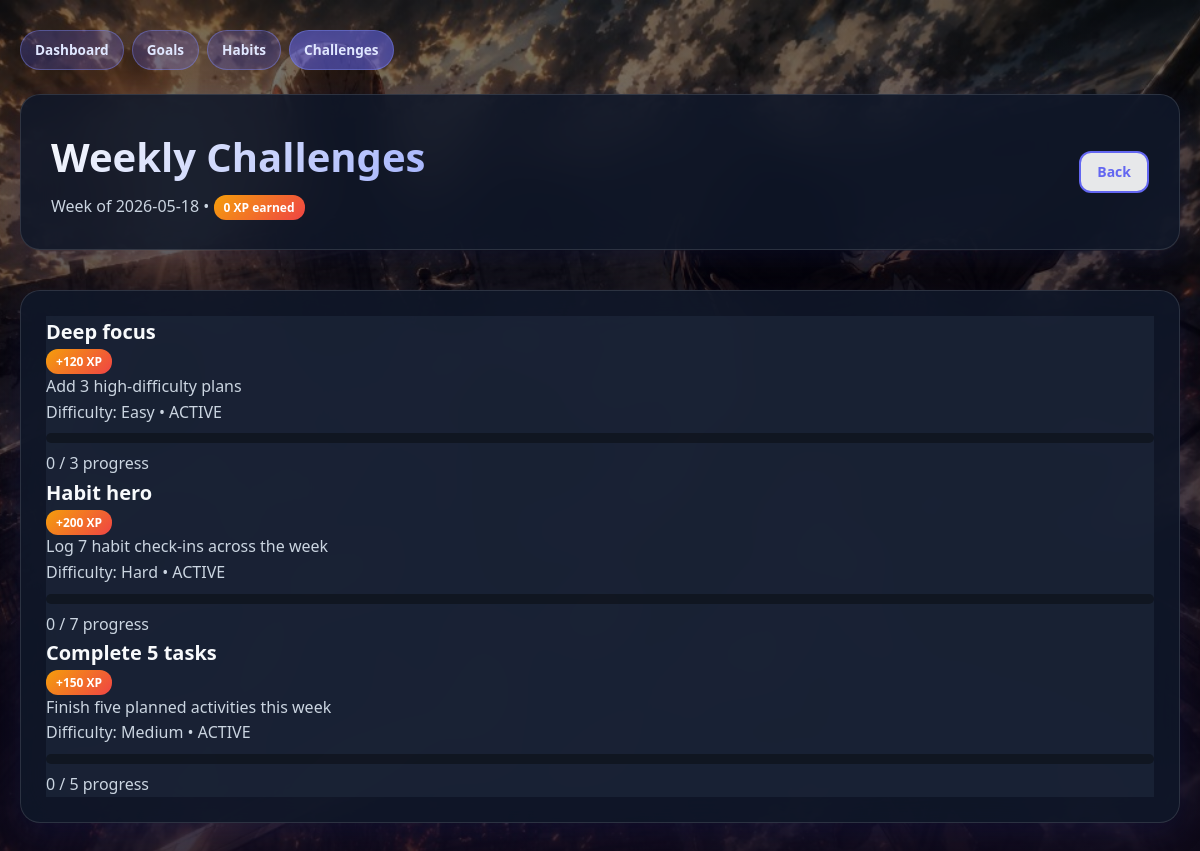
Page /challenges (signed in) on the committed database.
### tables this page shows
CREATE TABLE challenges (
        id INTEGER PRIMARY KEY AUTOINCREMENT,
        user_id INTEGER NOT NULL,
        title TEXT NOT NULL,
        description TEXT,
        metric_type TEXT DEFAULT 'tasks',
        target_value INTEGER DEFAULT 5,
        current_value INTEGER DEFAULT 0,
        xp_reward INTEGER DEFAULT 100,
        difficulty TEXT DEFAULT 'medium',
        status TEXT DEFAULT 'active',
        week_start TEXT,
        created_at TIMESTAMP DEFAULT CURRENT_TIMESTAMP,
        FOREIGN KEY (user_id) REFERENCES users(id) ON DELETE CASCADE
    );

### app.py (the view)
@app.route("/challenges")
@require_login
def challenges():
    ensure_weekly_challenges(session["user_id"])
    sync_challenge_progress(session["user_id"])
    conn = get_db()
    ws = week_start_date()
    challenge_list = conn.execute(
        "SELECT * FROM challenges WHERE user_id = ? AND week_start = ? ORDER BY difficulty",
        (session["user_id"], ws),
    ).fetchall()
    total_xp = sum(c["xp_reward"] for c in challenge_list if c["status"] == "completed")
    conn.close()
    return render_template(
        "challenges.html",
        challenges=challenge_list,
        week_start=ws,
        total_xp=total_xp,
    )

### app.py (called while the page is built, shortened)
def get_db():
    conn = sqlite3.connect(app.config["DATABASE"])
    conn.row_factory = sqlite3.Row
    return conn

def require_login(f):
    @wraps(f)
    def decorated_function(*args, **kwargs):
        if "user_id" not in session:
            return redirect("/login")
        return f(*args, **kwargs)
    return decorated_function

def week_start_date(reference=None):
    ref = reference or datetime.now()
    monday = ref - timedelta(days=ref.weekday())
    return monday.strftime("%Y-%m-%d")

def ensure_weekly_challenges(user_id):
    conn = get_db()
    ws = week_start_date()
    existing = conn.execute(
        "SELECT COUNT(*) as c FROM challenges WHERE user_id = ? AND week_start = ?",
        (user_id, ws),
    ).fetchone()["c"]
    conn.close()

### templates/challenges.html (shortened to what this page needs)
{% extends "base.html" %}
{% block page_class %}page-challenges{% endblock %}
{% block content %}
<div class="dashboard-container">
    <nav class="nav-pills">
        <a href="/dashboard">Dashboard</a>
        <a href="/goals">Goals</a>
        <a href="/habits">Habits</a>
        <a href="/challenges" class="active">Challenges</a>
    </nav>
    <div class="dashboard-header">
        <div class="header-content">
            <h1>Weekly Challenges</h1>
            <p class="today-date">Week of {{ week_start }} &bull; <span class="xp-badge">{{ total_xp }} XP earned</span></p>
        </div>
        <a href="/dashboard" class="btn btn-small btn-secondary">Back</a>
    </div>
    <div class="section-card">
        {% if challenges %}
            {% for ch in challenges %}
                <div class="challenge-item">
                    <div class="challenge-top">
                        <h3>{{ ch['title'] }}</h3>
                        <span class="xp-badge">+{{ ch['xp_reward'] }} XP</span>
                    </div>
                    <p>{{ ch['description'] }}</p>
                    <p class="challenge-meta">Difficulty: {{ ch['difficulty'] | capitalize }} &bull; {{ ch['status'] | upper }}</p>
                    <div class="progress-track">
                        {% set pct = (ch['current_value'] / ch['target_value'] * 100) if ch['target_value'] > 0 else 0 %}
                    </div>
                    <p>{{ ch['current_value'] }} / {{ ch['target_value'] }} progress</p>
                </div>
            {% endfor %}
        {% else %}
            <p>No challenges this week. Visit the dashboard to generate them.</p>
        {% endif %}
    </div>
</div>
{% endblock %}

### static/style.css (style rules this page uses)
* { margin: 0; padding: 0; box-sizing: border-box; }
:root { --primary: #6366f1; --primary-dark: #4f46e5; --secondary: #ec4899; --success: #10b981; --warning: #f59e0b; --danger: #ef4444; --dark: #1f2937; --light: #f9fafb; --border: #e5e7eb; --text: #374151; --text-light: #6b7280; --glass-light: rgba(255, 255, 255, 0.7); --glass-dark: rgba(30, 30, 60, 0.5); }
body { font-family: 'Segoe UI', Tahoma, Geneva, Verdana, sans-serif; background: #0f172a center / cover no-repeat fixed; color: var(--text); line-height: 1.6; min-height: 100vh; }
body.page-analytics, body.page-goals, body.page-habits, body.page-challenges, body.page-profile, body.page-edit { background-image: linear-gradient(rgba(0, 0, 0, 0.52), rgba(15, 10, 30, 0.78)), url('bg-analytics.png'); }
body[class*="page-"] { background-attachment: fixed; background-size: cover; background-position: center; }
body[class*="page-"] .auth-card, body[class*="page-"] .form-card, body[class*="page-"] .section-card, body[class*="page-"] .dashboard-header { background: rgba(15, 23, 42, 0.88); border-color: rgba(255, 255, 255, 0.12); color: #e2e8f0; }
body[class*="page-"] h1, body[class*="page-"] h2, body[class*="page-"] h3, body[class*="page-"] .section-header h2 { color: #f8fafc; }
body[class*="page-"] p, body[class*="page-"] label, body[class*="page-"] .today-date, body[class*="page-"] .form-header p, body[class*="page-"] .auth-header p { color: #cbd5e1; }
body[class*="page-"] .plan-item, body[class*="page-"] .actual-item, body[class*="page-"] .goal-item, body[class*="page-"] .habit-item, body[class*="page-"] .challenge-item, body[class*="page-"] .stat-box, body[class*="page-"] .setting-item { background: rgba(30, 41, 59, 0.65); }
body[class*="page-"] .header-content h1 { background: linear-gradient(135deg, #f8fafc, #a5b4fc); -webkit-background-clip: text; -webkit-text-fill-color: transparent; background-clip: text; }
.nav-pills { display: flex; flex-wrap: wrap; gap: 8px; margin-bottom: 24px; }
.nav-pills a { padding: 8px 14px; border-radius: 999px; background: rgba(99, 102, 241, 0.25); border: 1px solid rgba(129, 140, 248, 0.4); color: #e0e7ff; text-decoration: none; font-size: 0.85rem; font-weight: 600; }
.nav-pills a:hover, .nav-pills a.active { background: rgba(99, 102, 241, 0.55); }
.xp-badge { background: linear-gradient(135deg, #f59e0b, #ef4444); color: white; padding: 4px 10px; border-radius: 12px; font-size: 0.75rem; font-weight: 700; }
.progress-track { height: 10px; background: rgba(0, 0, 0, 0.35); border-radius: 6px; overflow: hidden; margin: 8px 0; }
h1 { font-size: 2.5rem; font-weight: 700; color: var(--dark); margin-bottom: 0.5rem; }
h3 { font-size: 1.25rem; font-weight: 600; color: var(--dark); }
p { color: var(--text); font-size: 1rem; }
.btn { padding: 12px 24px; border: none; border-radius: 12px; font-size: 1rem; font-weight: 600; cursor: pointer; transition: all 0.3s ease; display: inline-block; text-decoration: none; text-align: center; font-family: inherit; }
.btn-secondary { background: rgba(255, 255, 255, 0.9); color: var(--primary); border: 2px solid var(--primary); }
.btn-small { padding: 8px 16px; font-size: 0.875rem; }
.dashboard-container { max-width: 1400px; margin: 0 auto; padding: 30px 20px; min-height: 100vh; }
.dashboard-header { display: flex; justify-content: space-between; align-items: center; margin-bottom: 40px; background: var(--glass-light); backdrop-filter: blur(20px); border: 1px solid rgba(255, 255, 255, 0.3); border-radius: 20px; padding: 30px; box-shadow: 0 8px 32px 0 rgba(31, 38, 135, 0.2); }
.header-content h1 { background: linear-gradient(135deg, white, rgba(255, 255, 255, 0.9)); -webkit-background-clip: text; -webkit-text-fill-color: transparent; background-clip: text; margin-bottom: 5px; }
.today-date { color: rgba(255, 255, 255, 0.8); font-size: 1rem; }
.section-card { background: var(--glass-light); backdrop-filter: blur(20px); border: 1px solid rgba(255, 255, 255, 0.3); border-radius: 20px; padding: 25px; box-shadow: 0 8px 32px 0 rgba(31, 38, 135, 0.2); animation: slideUp 0.5s ease-out; }
* { transition: background-color 0.2s ease, border-color 0.2s ease; }

### rows in the picture
challenges: title "Deep focus", xp_reward "120", description "Add 3 high-difficulty plans", difficulty "Easy", status "ACTIVE", current_value "0", target_value "3"
challenges: title "Habit hero", xp_reward "200", description "Log 7 habit check-ins across the week", difficulty "Hard", status "ACTIVE", current_value "0", target_value "7"
challenges: title "Complete 5 tasks", xp_reward "150", description "Finish five planned activities this week", difficulty "Medium", status "ACTIVE", current_value "0", target_value "5"

### other values in the picture
{{ week_start }} "2026-05-18"
{{ total_xp }} "0"
